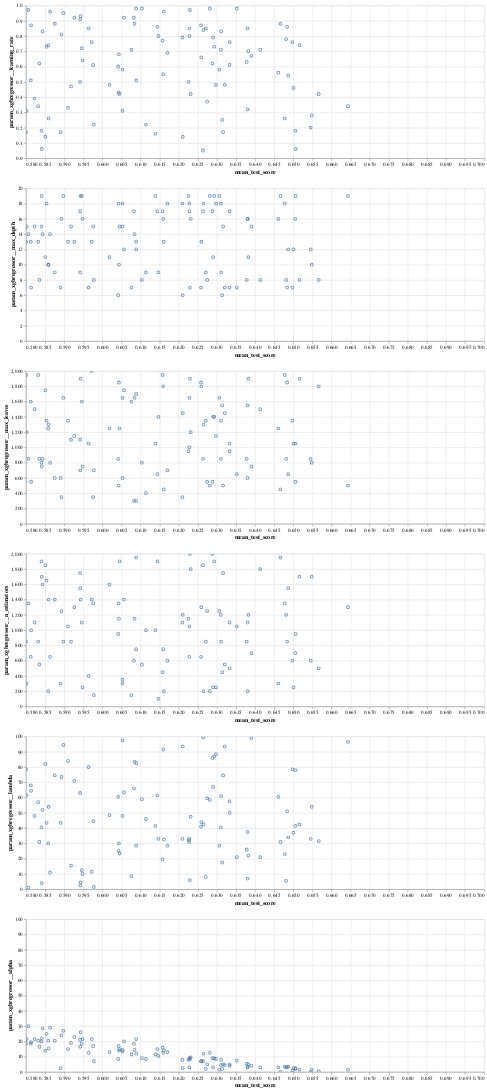

The notebook cell saved with this chart:
### Code cell
import altair as alt

fig_hyperparam = alt.Chart(cv_result_df.T).mark_point(clip=True).encode(
    x = alt.X('mean_test_score').scale(domain=(0.58, 0.7)),
    y=alt.Y(alt.repeat("row"), type='quantitative')
).properties(
    width=900
).repeat(
    row=cv_result_df.T.columns.to_list()[1:-1]
)

fig_hyperparam

### Figure 1 — Vega specification as saved in the notebook (floating-point values rounded to 4 significant figures; data arrays with more than 128 entries replaced by an {"elided": "..."} marker saying what was removed)
{"$schema": "https://vega.github.io/schema/vega/v5.json", "data": [{"name": "source_0"}, {"name": "data_0", "values": {"elided": "500 records"}}, {"name": "data_1", "values": {"elided": "500 records"}}, {"name": "data_2", "values": {"elided": "500 records"}}, {"name": "data_3", "values": {"elided": "500 records"}}, {"name": "data_4", "values": {"elided": "500 records"}}, {"name": "data_5", "values": {"elided": "500 records"}}, {"name": "data_0_child__row_param_xgbregressor__learning_rate_y_domain_param_xgbregressor__learning_rate", "values": [{"min": 0.001, "max": 0.991}]}, {"name": "data_1_child__row_param_xgbregressor__max_depth_y_domain_param_xgbregressor__max_depth", "values": [{"min": 6, "max": 19}]}, {"name": "data_2_child__row_param_xgbregressor__max_leaves_y_domain_param_xgbregressor__max_leaves", "values": [{"min": 300, "max": 2000}]}, {"name": "data_3_child__row_param_xgbregressor__n_estimators_y_domain_param_xgbregressor__n_estimators", "values": [{"min": 100, "max": 2000}]}, {"name": "data_4_child__row_param_xgbregressor__lambda_y_domain_param_xgbregressor__lambda", "values": [{"min": 0.0, "max": 99.5}]}, {"name": "data_5_child__row_param_xgbregressor__alpha_y_domain_param_xgbregressor__alpha", "values": [{"min": 0.0, "max": 99.5}]}], "signals": [{"name": "childHeight", "value": 300}], "marks": [{"type": "group", "name": "child__row_param_xgbregressor__learning_rate_group", "encode": {"update": {"height": {"signal": "childHeight"}, "width": {"signal": "width"}}}, "marks": [{"type": "symbol", "name": "child__row_param_xgbregressor__learning_rate_marks", "from": {"data": "data_0"}, "encode": {"update": {"y": {"field": "param_xgbregressor__learning_rate", "scale": "child__row_param_xgbregressor__learning_rate_y"}, "description": {"signal": "\"mean_test_score: \" + (format(datum[\"mean_test_score\"], \"\")) + \"; param_xgbregressor__learning_rate: \" + (format(datum[\"param_xgbregressor__learning_rate\"], \"\"))"}, "stroke": {"value": "#4c78a8"}, "opacity": {"value": 0.7}, "fill": {"value": "transparent"}, "x": {"field": "mean_test_score", "scale": "child__row_param_xgbregressor__learning_rate_x"}, "ariaRoleDescription": {"value": "point"}}}, "clip": true, "style": ["point"]}], "axes": [{"scale": "child__row_param_xgbregressor__learning_rate_x", "grid": true, "minExtent": 0, "aria": false, "labels": false, "tickCount": {"signal": "ceil(width/40)"}, "ticks": false, "zindex": 0, "gridScale": "child__row_param_xgbregressor__learning_rate_y", "orient": "bottom", "domain": false, "maxExtent": 0}, {"scale": "child__row_param_xgbregressor__learning_rate_y", "maxExtent": 0, "ticks": false, "aria": false, "domain": false, "gridScale": "child__row_param_xgbregressor__learning_rate_x", "labels": false, "grid": true, "zindex": 0, "orient": "left", "tickCount": {"signal": "ceil(childHeight/40)"}, "minExtent": 0}, {"scale": "child__row_param_xgbregressor__learning_rate_x", "grid": false, "labelFlush": true, "tickCount": {"signal": "ceil(width/40)"}, "zindex": 0, "title": "mean_test_score", "orient": "bottom", "labelOverlap": true}, {"scale": "child__row_param_xgbregressor__learning_rate_y", "title": "param_xgbregressor__learning_rate", "grid": false, "tickCount": {"signal": "ceil(childHeight/40)"}, "orient": "left", "labelOverlap": true, "zindex": 0}], "style": "cell"}, {"type": "group", "name": "child__row_param_xgbregressor__max_depth_group", "encode": {"update": {"height": {"signal": "childHeight"}, "width": {"signal": "width"}}}, "marks": [{"type": "symbol", "name": "child__row_param_xgbregressor__max_depth_marks", "from": {"data": "data_1"}, "encode": {"update": {"fill": {"value": "transparent"}, "x": {"field": "mean_test_score", "scale": "child__row_param_xgbregressor__max_depth_x"}, "stroke": {"value": "#4c78a8"}, "description": {"signal": "\"mean_test_score: \" + (format(datum[\"mean_test_score\"], \"\")) + \"; param_xgbregressor__max_depth: \" + (format(datum[\"param_xgbregressor__max_depth\"], \"\"))"}, "opacity": {"value": 0.7}, "y": {"field": "param_xgbregressor__max_depth", "scale": "child__row_param_xgbregressor__max_depth_y"}, "ariaRoleDescription": {"value": "point"}}}, "clip": true, "style": ["point"]}], "axes": [{"scale": "child__row_param_xgbregressor__max_depth_x", "maxExtent": 0, "domain": false, "zindex": 0, "ticks": false, "minExtent": 0, "orient": "bottom", "gridScale": "child__row_param_xgbregressor__max_depth_y", "aria": false, "grid": true, "tickCount": {"signal": "ceil(width/40)"}, "labels": false}, {"scale": "child__row_param_xgbregressor__max_depth_y", "tickCount": {"signal": "ceil(childHeight/40)"}, "grid": true, "minExtent": 0, "aria": false, "domain": false, "labels": false, "gridScale": "child__row_param_xgbregressor__max_depth_x", "ticks": false, "zindex": 0, "orient": "left", "maxExtent": 0}, {"scale": "child__row_param_xgbregressor__max_depth_x", "title": "mean_test_score", "orient": "bottom", "labelOverlap": true, "tickCount": {"signal": "ceil(width/40)"}, "zindex": 0, "grid": false, "labelFlush": true}, {"scale": "child__row_param_xgbregressor__max_depth_y", "zindex": 0, "orient": "left", "labelOverlap": true, "grid": false, "title": "param_xgbregressor__max_depth", "tickCount": {"signal": "ceil(childHeight/40)"}}], "style": "cell"}, {"type": "group", "name": "child__row_param_xgbregressor__max_leaves_group", "encode": {"update": {"height": {"signal": "childHeight"}, "width": {"signal": "width"}}}, "marks": [{"type": "symbol", "name": "child__row_param_xgbregressor__max_leaves_marks", "from": {"data": "data_2"}, "encode": {"update": {"y": {"field": "param_xgbregressor__max_leaves", "scale": "child__row_param_xgbregressor__max_leaves_y"}, "description": {"signal": "\"mean_test_score: \" + (format(datum[\"mean_test_score\"], \"\")) + \"; param_xgbregressor__max_leaves: \" + (format(datum[\"param_xgbregressor__max_leaves\"], \"\"))"}, "opacity": {"value": 0.7}, "ariaRoleDescription": {"value": "point"}, "x": {"field": "mean_test_score", "scale": "child__row_param_xgbregressor__max_leaves_x"}, "stroke": {"value": "#4c78a8"}, "fill": {"value": "transparent"}}}, "style": ["point"], "clip": true}], "axes": [{"scale": "child__row_param_xgbregressor__max_leaves_x", "labels": false, "domain": false, "maxExtent": 0, "gridScale": "child__row_param_xgbregressor__max_leaves_y", "ticks": false, "aria": false, "zindex": 0, "grid": true, "orient": "bottom", "tickCount": {"signal": "ceil(width/40)"}, "minExtent": 0}, {"scale": "child__row_param_xgbregressor__max_leaves_y", "domain": false, "maxExtent": 0, "zindex": 0, "minExtent": 0, "orient": "left", "ticks": false, "grid": true, "tickCount": {"signal": "ceil(childHeight/40)"}, "labels": false, "aria": false, "gridScale": "child__row_param_xgbregressor__max_leaves_x"}, {"scale": "child__row_param_xgbregressor__max_leaves_x", "labelOverlap": true, "tickCount": {"signal": "ceil(width/40)"}, "title": "mean_test_score", "zindex": 0, "grid": false, "labelFlush": true, "orient": "bottom"}, {"scale": "child__row_param_xgbregressor__max_leaves_y", "title": "param_xgbregressor__max_leaves", "labelOverlap": true, "tickCount": {"signal": "ceil(childHeight/40)"}, "zindex": 0, "orient": "left", "grid": false}], "style": "cell"}, {"type": "group", "name": "child__row_param_xgbregressor__n_estimators_group", "encode": {"update": {"height": {"signal": "childHeight"}, "width": {"signal": "width"}}}, "marks": [{"type": "symbol", "name": "child__row_param_xgbregressor__n_estimators_marks", "from": {"data": "data_3"}, "encode": {"update": {"y": {"field": "param_xgbregressor__n_estimators", "scale": "child__row_param_xgbregressor__n_estimators_y"}, "opacity": {"value": 0.7}, "ariaRoleDescription": {"value": "point"}, "stroke": {"value": "#4c78a8"}, "x": {"field": "mean_test_score", "scale": "child__row_param_xgbregressor__n_estimators_x"}, "description": {"signal": "\"mean_test_score: \" + (format(datum[\"mean_test_score\"], \"\")) + \"; param_xgbregressor__n_estimators: \" + (format(datum[\"param_xgbregressor__n_estimators\"], \"\"))"}, "fill": {"value": "transparent"}}}, "clip": true, "style": ["point"]}], "axes": [{"scale": "child__row_param_xgbregressor__n_estimators_x", "tickCount": {"signal": "ceil(width/40)"}, "domain": false, "grid": true, "labels": false, "aria": false, "maxExtent": 0, "minExtent": 0, "ticks": false, "zindex": 0, "gridScale": "child__row_param_xgbregressor__n_estimators_y", "orient": "bottom"}, {"scale": "child__row_param_xgbregressor__n_estimators_y", "zindex": 0, "ticks": false, "domain": false, "labels": false, "tickCount": {"signal": "ceil(childHeight/40)"}, "orient": "left", "grid": true, "gridScale": "child__row_param_xgbregressor__n_estimators_x", "aria": false, "minExtent": 0, "maxExtent": 0}, {"scale": "child__row_param_xgbregressor__n_estimators_x", "tickCount": {"signal": "ceil(width/40)"}, "zindex": 0, "grid": false, "title": "mean_test_score", "labelFlush": true, "orient": "bottom", "labelOverlap": true}, {"scale": "child__row_param_xgbregressor__n_estimators_y", "zindex": 0, "title": "param_xgbregressor__n_estimators", "grid": false, "tickCount": {"signal": "ceil(childHeight/40)"}, "labelOverlap": true, "orient": "left"}], "style": "cell"}, {"type": "group", "name": "child__row_param_xgbregressor__lambda_group", "encode": {"update": {"width": {"signal": "width"}, "height": {"signal": "childHeight"}}}, "marks": [{"type": "symbol", "name": "child__row_param_xgbregressor__lambda_marks", "from": {"data": "data_4"}, "encode": {"update": {"ariaRoleDescription": {"value": "point"}, "y": {"field": "param_xgbregressor__lambda", "scale": "child__row_param_xgbregressor__lambda_y"}, "description": {"signal": "\"mean_test_score: \" + (format(datum[\"mean_test_score\"], \"\")) + \"; param_xgbregressor__lambda: \" + (format(datum[\"param_xgbregressor__lambda\"], \"\"))"}, "x": {"field": "mean_test_score", "scale": "child__row_param_xgbregressor__lambda_x"}, "opacity": {"value": 0.7}, "stroke": {"value": "#4c78a8"}, "fill": {"value": "transparent"}}}, "clip": true, "style": ["point"]}], "axes": [{"scale": "child__row_param_xgbregressor__lambda_x", "orient": "bottom", "labels": false, "tickCount": {"signal": "ceil(width/40)"}, "gridScale": "child__row_param_xgbregressor__lambda_y", "ticks": false, "domain": false, "aria": false, "maxExtent": 0, "minExtent": 0, "zindex": 0, "grid": true}, {"scale": "child__row_param_xgbregressor__lambda_y", "gridScale": "child__row_param_xgbregressor__lambda_x", "grid": true, "aria": false, "maxExtent": 0, "ticks": false, "zindex": 0, "tickCount": {"signal": "ceil(childHeight/40)"}, "orient": "left", "domain": false, "minExtent": 0, "labels": false}, {"scale": "child__row_param_xgbregressor__lambda_x", "tickCount": {"signal": "ceil(width/40)"}, "grid": false, "zindex": 0, "orient": "bottom", "title": "mean_test_score", "labelFlush": true, "labelOverlap": true}, {"scale": "child__row_param_xgbregressor__lambda_y", "tickCount": {"signal": "ceil(childHeight/40)"}, "orient": "left", "title": "param_xgbregressor__lambda", "grid": false, "labelOverlap": true, "zindex": 0}], "style": "cell"}, {"type": "group", "name": "child__row_param_xgbregressor__alpha_group", "encode": {"update": {"width": {"signal": "width"}, "height": {"signal": "childHeight"}}}, "marks": [{"type": "symbol", "name": "child__row_param_xgbregressor__alpha_marks", "from": {"data": "data_5"}, "encode": {"update": {"description": {"signal": "\"mean_test_score: \" + (format(datum[\"mean_test_score\"], \"\")) + \"; param_xgbregressor__alpha: \" + (format(datum[\"param_xgbregressor__alpha\"], \"\"))"}, "fill": {"value": "transparent"}, "y": {"field": "param_xgbregressor__alpha", "scale": "child__row_param_xgbregressor__alpha_y"}, "x": {"field": "mean_test_score", "scale": "child__row_param_xgbregressor__alpha_x"}, "stroke": {"value": "#4c78a8"}, "ariaRoleDescription": {"value": "point"}, "opacity": {"value": 0.7}}}, "style": ["point"], "clip": true}], "axes": [{"scale": "child__row_param_xgbregressor__alpha_x", "grid": true, "orient": "bottom", "tickCount": {"signal": "ceil(width/40)"}, "ticks": false, "labels": false, "zindex": 0, "domain": false, "gridScale": "child__row_param_xgbregressor__alpha_y", "maxExtent": 0, "aria": false, "minExtent": 0}, {"scale": "child__row_param_xgbregressor__alpha_y", "grid": true, "tickCount": {"signal": "ceil(childHeight/40)"}, "labels": false, "orient": "left", "maxExtent": 0, "aria": false, "gridScale": "child__row_param_xgbregressor__alpha_x", "domain": false, "ticks": false, "minExtent": 0, "zindex": 0}, {"scale": "child__row_param_xgbregressor__alpha_x", "grid": false, "zindex": 0, "labelFlush": true, "tickCount": {"signal": "ceil(width/40)"}, "title": "mean_test_score", "orient": "bottom", "labelOverlap": true}, {"scale": "child__row_param_xgbregressor__alpha_y", "title": "param_xgbregressor__alpha", "zindex": 0, "orient": "left", "labelOverlap": true, "tickCount": {"signal": "ceil(childHeight/40)"}, "grid": false}], "style": "cell"}], "scales": [{"name": "child__row_param_xgbregressor__learning_rate_x", "type": "linear", "domain": [0.58, 0.7], "range": [0, {"signal": "width"}], "zero": false}, {"name": "child__row_param_xgbregressor__learning_rate_y", "type": "linear", "domain": [{"signal": "(data(\"data_0_child__row_param_xgbregressor__learning_rate_y_domain_param_xgbregressor__learning_rate\")[0] || {}).min"}, {"signal": "(data(\"data_0_child__row_param_xgbregressor__learning_rate_y_domain_param_xgbregressor__learning_rate\")[0] || {}).max"}], "range": [{"signal": "childHeight"}, 0], "nice": true, "zero": true}, {"name": "child__row_param_xgbregressor__max_depth_x", "type": "linear", "domain": [0.58, 0.7], "range": [0, {"signal": "width"}], "zero": false}, {"name": "child__row_param_xgbregressor__max_depth_y", "type": "linear", "domain": [{"signal": "(data(\"data_1_child__row_param_xgbregressor__max_depth_y_domain_param_xgbregressor__max_depth\")[0] || {}).min"}, {"signal": "(data(\"data_1_child__row_param_xgbregressor__max_depth_y_domain_param_xgbregressor__max_depth\")[0] || {}).max"}], "range": [{"signal": "childHeight"}, 0], "zero": true, "nice": true}, {"name": "child__row_param_xgbregressor__max_leaves_x", "type": "linear", "domain": [0.58, 0.7], "range": [0, {"signal": "width"}], "zero": false}, {"name": "child__row_param_xgbregressor__max_leaves_y", "type": "linear", "domain": [{"signal": "(data(\"data_2_child__row_param_xgbregressor__max_leaves_y_domain_param_xgbregressor__max_leaves\")[0] || {}).min"}, {"signal": "(data(\"data_2_child__row_param_xgbregressor__max_leaves_y_domain_param_xgbregressor__max_leaves\")[0] || {}).max"}], "range": [{"signal": "childHeight"}, 0], "nice": true, "zero": true}, {"name": "child__row_param_xgbregressor__n_estimators_x", "type": "linear", "domain": [0.58, 0.7], "range": [0, {"signal": "width"}], "zero": false}, {"name": "child__row_param_xgbregressor__n_estimators_y", "type": "linear", "domain": [{"signal": "(data(\"data_3_child__row_param_xgbregressor__n_estimators_y_domain_param_xgbregressor__n_estimators\")[0] || {}).min"}, {"signal": "(data(\"data_3_child__row_param_xgbregressor__n_estimators_y_domain_param_xgbregressor__n_estimators\")[0] || {}).max"}], "range": [{"signal": "childHeight"}, 0], "zero": true, "nice": true}, {"name": "child__row_param_xgbregressor__lambda_x", "type": "linear", "domain": [0.58, 0.7], "range": [0, {"signal": "width"}], "zero": false}, {"name": "child__row_param_xgbregressor__lambda_y", "type": "linear", "domain": [{"signal": "(data(\"data_4_child__row_param_xgbregressor__lambda_y_domain_param_xgbregressor__lambda\")[0] || {}).min"}, {"signal": "(data(\"data_4_child__row_param_xgbregressor__lambda_y_domain_param_xgbregressor__lambda\")[0] || {}).max"}], "range": [{"signal": "childHeight"}, 0], "zero": true, "nice": true}, {"name": "child__row_param_xgbregressor__alpha_x", "type": "linear", "domain": [0.58, 0.7], "range": [0, {"signal": "width"}], "zero": false}, {"name": "child__row_param_xgbregressor__alpha_y", "type": "linear", "domain": [{"signal": "(data(\"data_5_child__row_param_xgbregressor__alpha_y_domain_param_xgbregressor__alpha\")[0] || {}).min"}, {"signal": "(data(\"data_5_child__row_param_xgbregressor__alpha_y_domain_param_xgbregressor__alpha\")[0] || {}).max"}], "range": [{"signal": "childHeight"}, 0], "zero": true, "nice": true}], "layout": {"padding": 20, "columns": 1, "bounds": "full", "align": "all"}, "padding": 5, "width": 900, "background": "white"}
